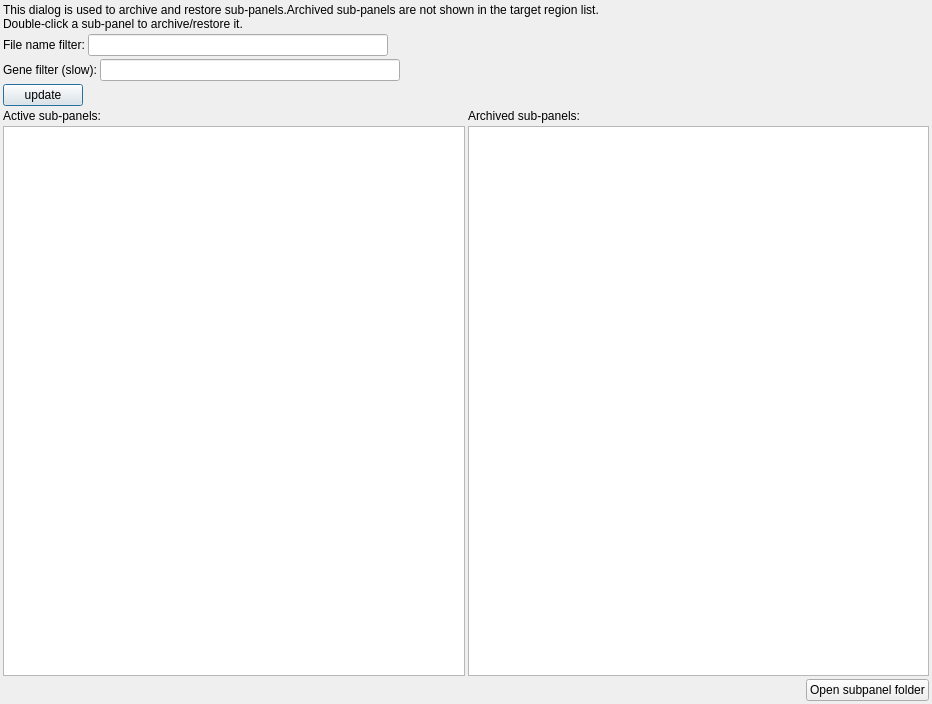
<?xml version="1.0" encoding="UTF-8"?>
<ui version="4.0">
 <class>SubpanelArchiveDialog</class>
 <widget class="QDialog" name="SubpanelArchiveDialog">
  <property name="geometry">
   <rect>
    <x>0</x>
    <y>0</y>
    <width>932</width>
    <height>704</height>
   </rect>
  </property>
  <property name="windowTitle">
   <string>Sub-panel archive/restore</string>
  </property>
  <layout class="QGridLayout" name="gridLayout">
   <property name="leftMargin">
    <number>3</number>
   </property>
   <property name="topMargin">
    <number>3</number>
   </property>
   <property name="rightMargin">
    <number>3</number>
   </property>
   <property name="bottomMargin">
    <number>3</number>
   </property>
   <property name="spacing">
    <number>3</number>
   </property>
   <item row="0" column="0" colspan="2">
    <widget class="QLabel" name="label">
     <property name="text">
      <string>&lt;html&gt;&lt;head/&gt;&lt;body&gt;&lt;p&gt;This dialog is used to archive and restore sub-panels.Archived sub-panels are not shown in the target region list.&lt;br/&gt;Double-click a sub-panel to archive/restore it.&lt;/p&gt;&lt;/body&gt;&lt;/html&gt;</string>
     </property>
    </widget>
   </item>
   <item row="1" column="0" colspan="2">
    <layout class="QHBoxLayout" name="horizontalLayout">
     <property name="spacing">
      <number>3</number>
     </property>
     <item>
      <widget class="QLabel" name="label_5">
       <property name="text">
        <string>File name filter:</string>
       </property>
      </widget>
     </item>
     <item>
      <widget class="QLineEdit" name="f_filename">
       <property name="maximumSize">
        <size>
         <width>300</width>
         <height>16777215</height>
        </size>
       </property>
      </widget>
     </item>
     <item>
      <spacer name="horizontalSpacer_2">
       <property name="orientation">
        <enum>Qt::Horizontal</enum>
       </property>
       <property name="sizeHint" stdset="0">
        <size>
         <width>40</width>
         <height>20</height>
        </size>
       </property>
      </spacer>
     </item>
    </layout>
   </item>
   <item row="2" column="0" colspan="2">
    <layout class="QHBoxLayout" name="horizontalLayout_3">
     <property name="spacing">
      <number>3</number>
     </property>
     <item>
      <widget class="QLabel" name="label_4">
       <property name="toolTip">
        <string>Comma-separated list of genes.</string>
       </property>
       <property name="text">
        <string>Gene filter (slow):</string>
       </property>
      </widget>
     </item>
     <item>
      <widget class="QLineEdit" name="f_genes">
       <property name="maximumSize">
        <size>
         <width>300</width>
         <height>16777215</height>
        </size>
       </property>
       <property name="toolTip">
        <string>&lt;html&gt;&lt;head/&gt;&lt;body&gt;&lt;p&gt;Comma-separated list of genes.&lt;br/&gt;All listed genes have to be contained in the sub-panel.&lt;/p&gt;&lt;/body&gt;&lt;/html&gt;</string>
       </property>
      </widget>
     </item>
     <item>
      <spacer name="horizontalSpacer_3">
       <property name="orientation">
        <enum>Qt::Horizontal</enum>
       </property>
       <property name="sizeHint" stdset="0">
        <size>
         <width>40</width>
         <height>20</height>
        </size>
       </property>
      </spacer>
     </item>
    </layout>
   </item>
   <item row="3" column="0" colspan="2">
    <layout class="QHBoxLayout" name="horizontalLayout_4">
     <property name="spacing">
      <number>3</number>
     </property>
     <item>
      <widget class="QPushButton" name="update_btn">
       <property name="text">
        <string>update</string>
       </property>
       <property name="icon">
        <iconset resource="GSvar.qrc">
         <normaloff>:/Icons/Refresh.png</normaloff>:/Icons/Refresh.png</iconset>
       </property>
      </widget>
     </item>
     <item>
      <spacer name="horizontalSpacer_4">
       <property name="orientation">
        <enum>Qt::Horizontal</enum>
       </property>
       <property name="sizeHint" stdset="0">
        <size>
         <width>1288</width>
         <height>20</height>
        </size>
       </property>
      </spacer>
     </item>
    </layout>
   </item>
   <item row="4" column="0">
    <widget class="QLabel" name="label_2">
     <property name="text">
      <string>Active sub-panels:</string>
     </property>
    </widget>
   </item>
   <item row="4" column="1">
    <widget class="QLabel" name="label_3">
     <property name="text">
      <string>Archived sub-panels:</string>
     </property>
    </widget>
   </item>
   <item row="5" column="0">
    <widget class="QListWidget" name="list_subpanel"/>
   </item>
   <item row="5" column="1">
    <widget class="QListWidget" name="list_archive"/>
   </item>
   <item row="6" column="0" colspan="2">
    <layout class="QHBoxLayout" name="horizontalLayout_2">
     <property name="spacing">
      <number>3</number>
     </property>
     <item>
      <spacer name="horizontalSpacer">
       <property name="orientation">
        <enum>Qt::Horizontal</enum>
       </property>
       <property name="sizeHint" stdset="0">
        <size>
         <width>168</width>
         <height>20</height>
        </size>
       </property>
      </spacer>
     </item>
     <item>
      <widget class="QPushButton" name="open_folder">
       <property name="text">
        <string>Open subpanel folder</string>
       </property>
       <property name="icon">
        <iconset resource="GSvar.qrc">
         <normaloff>:/Icons/Folder.png</normaloff>:/Icons/Folder.png</iconset>
       </property>
      </widget>
     </item>
    </layout>
   </item>
  </layout>
 </widget>
 <resources>
  <include location="GSvar.qrc"/>
 </resources>
 <connections/>
</ui>
